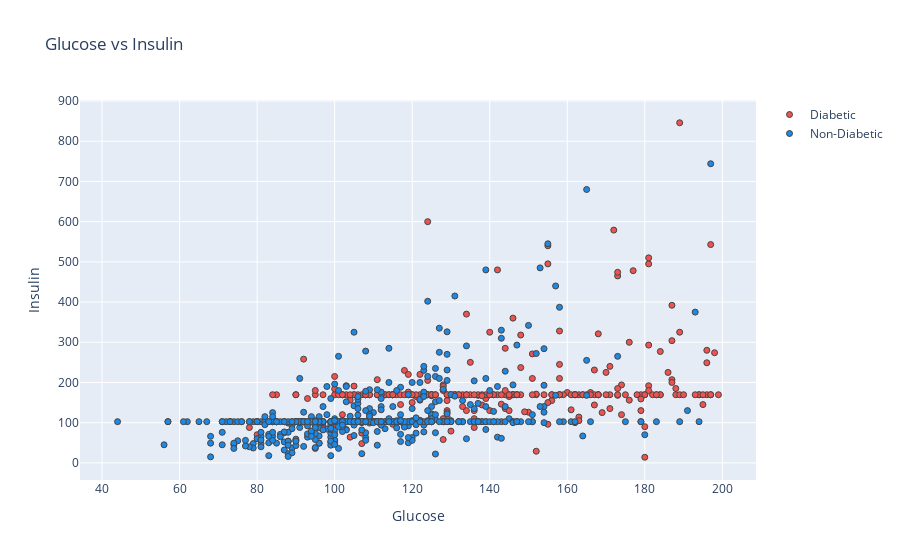

Source (notebook cell):
### Code cell
plot_fvf('Glucose','Insulin')

### Figure 1 — Plotly figure (JSON) as saved in the notebook; plotly's stock layout.template omitted (floating-point values rounded to 4 significant figures; data arrays with more than 128 entries replaced by an {"elided": "..."} marker saying what was removed)
{"data": [{"marker": {"color": "#EF5350", "line": {"width": 1}}, "mode": "markers", "name": "Diabetic", "type": "scatter", "x": {"elided": "268 int values"}, "y": {"elided": "268 float values"}}, {"marker": {"color": "#1E88E5", "line": {"width": 1}}, "mode": "markers", "name": "Non-Diabetic", "type": "scatter", "x": {"elided": "500 int values"}, "y": {"elided": "500 float values"}}], "layout": {"title": {"text": "Glucose vs Insulin"}, "xaxis": {"title": {"text": "Glucose"}, "zeroline": false}, "yaxis": {"title": {"text": "Insulin"}, "zeroline": false}}}
